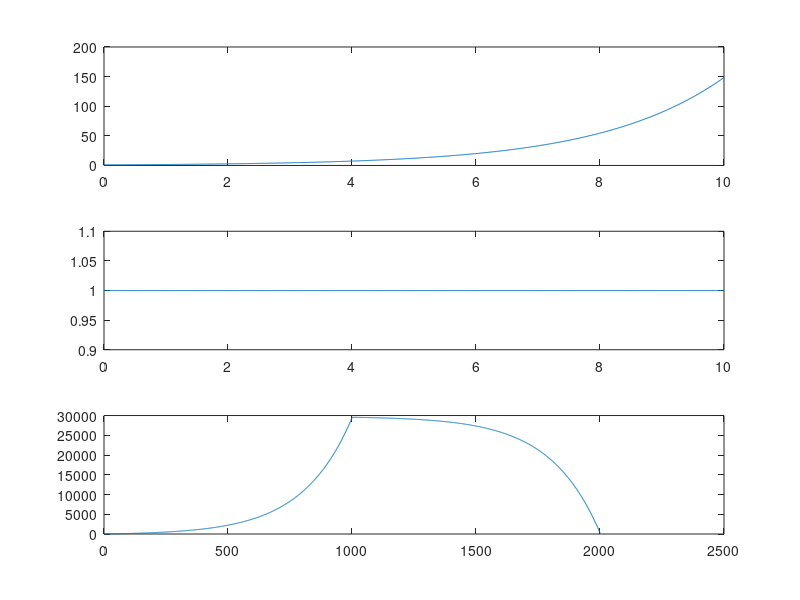

MATLAB code to generate this figure:
t= 0:0.01:10;
x = exp(0.5*t);
h = ones(1 , length(x));
y  = conv(h,x);
subplot(311);
plot(t,x);
subplot(312);
plot(t,h);
subplot(313);
plot(y);